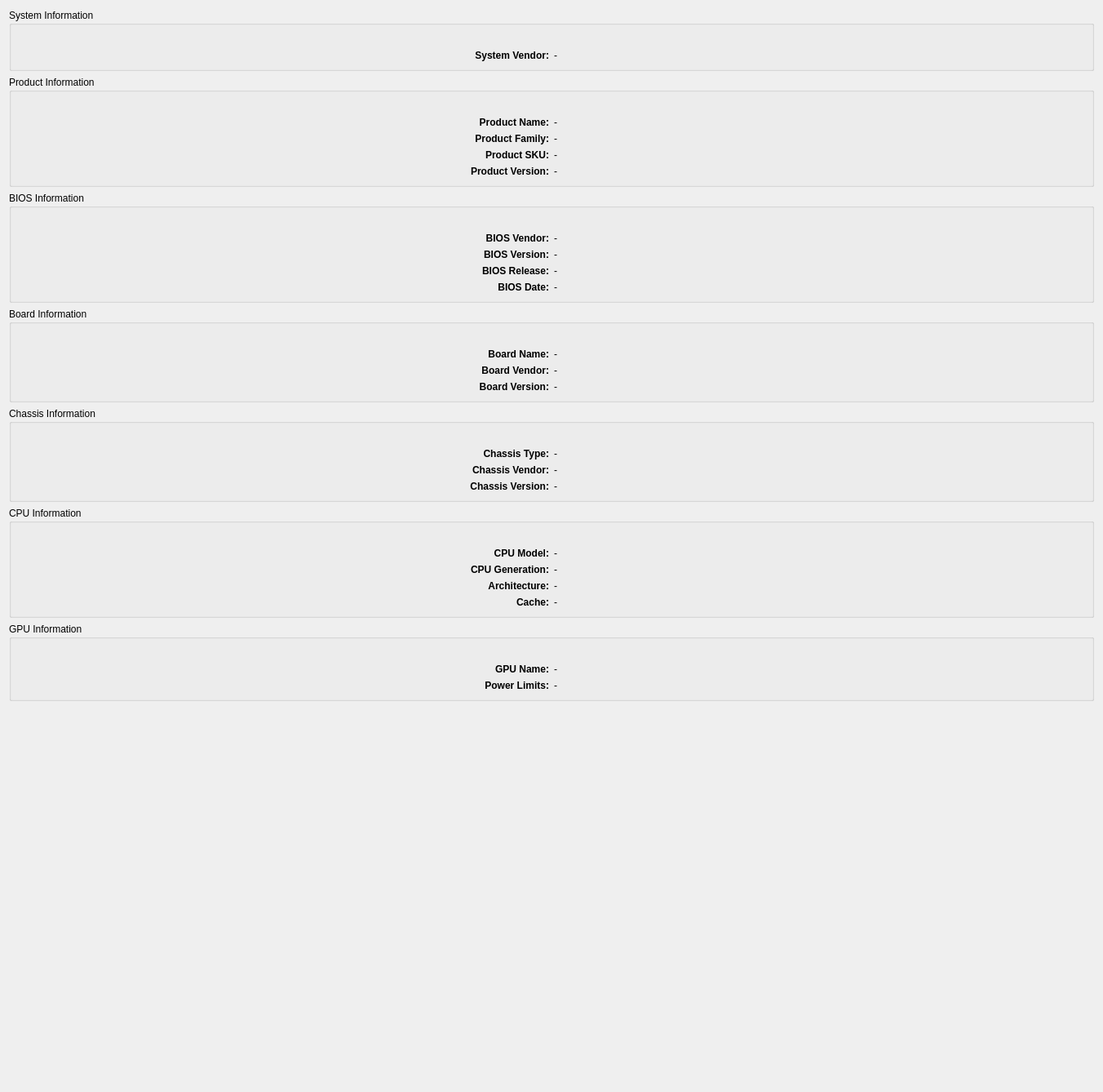
<?xml version="1.0" encoding="UTF-8"?>
<ui version="4.0">
 <class>ToolBarInformationWidget</class>
 <widget class="QWidget" name="ToolBarInformationWidget">
  <property name="geometry">
   <rect>
    <x>0</x>
    <y>0</y>
    <width>1352</width>
    <height>1338</height>
   </rect>
  </property>
  <property name="windowTitle">
   <string>Machine Information</string>
  </property>
  <property name="styleSheet">
   <string notr="true"/>
  </property>
  <layout class="QVBoxLayout" name="verticalLayout_Main">
   <item>
    <layout class="QVBoxLayout" name="verticalLayout_Content">
       <item>
        <widget class="QGroupBox" name="groupBox_System">
         <property name="title">
          <string>System Information</string>
         </property>
         <layout class="QGridLayout" name="gridLayout_System">
          <property name="topMargin">
           <number>30</number>
          </property>
          <item row="0" column="0">
           <widget class="QLabel" name="label_SysVendor">
            <property name="font">
             <font>
              <bold>true</bold>
             </font>
            </property>
            <property name="text">
             <string>System Vendor:</string>
            </property>
            <property name="alignment">
             <set>Qt::AlignmentFlag::AlignRight|Qt::AlignmentFlag::AlignTrailing|Qt::AlignmentFlag::AlignVCenter</set>
            </property>
           </widget>
          </item>
          <item row="0" column="1">
           <widget class="QLabel" name="label_SysVendorValue">
            <property name="text">
             <string>-</string>
            </property>
            <property name="textInteractionFlags">
             <set>Qt::TextInteractionFlag::LinksAccessibleByMouse|Qt::TextInteractionFlag::TextSelectableByMouse</set>
            </property>
           </widget>
          </item>
         </layout>
        </widget>
       </item>
       <item>
        <widget class="QGroupBox" name="groupBox_Product">
         <property name="title">
          <string>Product Information</string>
         </property>
         <layout class="QGridLayout" name="gridLayout_Product">
          <property name="topMargin">
           <number>30</number>
          </property>
          <item row="0" column="0">
           <widget class="QLabel" name="label_ProductName">
            <property name="font">
             <font>
              <bold>true</bold>
             </font>
            </property>
            <property name="text">
             <string>Product Name:</string>
            </property>
            <property name="alignment">
             <set>Qt::AlignmentFlag::AlignRight|Qt::AlignmentFlag::AlignTrailing|Qt::AlignmentFlag::AlignVCenter</set>
            </property>
           </widget>
          </item>
          <item row="0" column="1">
           <widget class="QLabel" name="label_ProductNameValue">
            <property name="text">
             <string>-</string>
            </property>
            <property name="textInteractionFlags">
             <set>Qt::TextInteractionFlag::LinksAccessibleByMouse|Qt::TextInteractionFlag::TextSelectableByMouse</set>
            </property>
           </widget>
          </item>
          <item row="1" column="0">
           <widget class="QLabel" name="label_ProductFamily">
            <property name="font">
             <font>
              <bold>true</bold>
             </font>
            </property>
            <property name="text">
             <string>Product Family:</string>
            </property>
            <property name="alignment">
             <set>Qt::AlignmentFlag::AlignRight|Qt::AlignmentFlag::AlignTrailing|Qt::AlignmentFlag::AlignVCenter</set>
            </property>
           </widget>
          </item>
          <item row="1" column="1">
           <widget class="QLabel" name="label_ProductFamilyValue">
            <property name="text">
             <string>-</string>
            </property>
            <property name="textInteractionFlags">
             <set>Qt::TextInteractionFlag::LinksAccessibleByMouse|Qt::TextInteractionFlag::TextSelectableByMouse</set>
            </property>
           </widget>
          </item>
          <item row="2" column="0">
           <widget class="QLabel" name="label_ProductSku">
            <property name="font">
             <font>
              <bold>true</bold>
             </font>
            </property>
            <property name="text">
             <string>Product SKU:</string>
            </property>
            <property name="alignment">
             <set>Qt::AlignmentFlag::AlignRight|Qt::AlignmentFlag::AlignTrailing|Qt::AlignmentFlag::AlignVCenter</set>
            </property>
           </widget>
          </item>
          <item row="2" column="1">
           <widget class="QLabel" name="label_ProductSkuValue">
            <property name="text">
             <string>-</string>
            </property>
            <property name="textInteractionFlags">
             <set>Qt::TextInteractionFlag::LinksAccessibleByMouse|Qt::TextInteractionFlag::TextSelectableByMouse</set>
            </property>
           </widget>
          </item>
          <item row="3" column="0">
           <widget class="QLabel" name="label_ProductVersion">
            <property name="font">
             <font>
              <bold>true</bold>
             </font>
            </property>
            <property name="text">
             <string>Product Version:</string>
            </property>
            <property name="alignment">
             <set>Qt::AlignmentFlag::AlignRight|Qt::AlignmentFlag::AlignTrailing|Qt::AlignmentFlag::AlignVCenter</set>
            </property>
           </widget>
          </item>
          <item row="3" column="1">
           <widget class="QLabel" name="label_ProductVersionValue">
            <property name="text">
             <string>-</string>
            </property>
            <property name="textInteractionFlags">
             <set>Qt::TextInteractionFlag::LinksAccessibleByMouse|Qt::TextInteractionFlag::TextSelectableByMouse</set>
            </property>
           </widget>
          </item>
         </layout>
        </widget>
       </item>
       <item>
        <widget class="QGroupBox" name="groupBox_BIOS">
         <property name="title">
          <string>BIOS Information</string>
         </property>
         <layout class="QGridLayout" name="gridLayout_BIOS">
          <property name="topMargin">
           <number>30</number>
          </property>
          <item row="0" column="0">
           <widget class="QLabel" name="label_BiosVendor">
            <property name="font">
             <font>
              <bold>true</bold>
             </font>
            </property>
            <property name="text">
             <string>BIOS Vendor:</string>
            </property>
            <property name="alignment">
             <set>Qt::AlignmentFlag::AlignRight|Qt::AlignmentFlag::AlignTrailing|Qt::AlignmentFlag::AlignVCenter</set>
            </property>
           </widget>
          </item>
          <item row="0" column="1">
           <widget class="QLabel" name="label_BiosVendorValue">
            <property name="text">
             <string>-</string>
            </property>
            <property name="textInteractionFlags">
             <set>Qt::TextInteractionFlag::LinksAccessibleByMouse|Qt::TextInteractionFlag::TextSelectableByMouse</set>
            </property>
           </widget>
          </item>
          <item row="1" column="0">
           <widget class="QLabel" name="label_BiosVersion">
            <property name="font">
             <font>
              <bold>true</bold>
             </font>
            </property>
            <property name="text">
             <string>BIOS Version:</string>
            </property>
            <property name="alignment">
             <set>Qt::AlignmentFlag::AlignRight|Qt::AlignmentFlag::AlignTrailing|Qt::AlignmentFlag::AlignVCenter</set>
            </property>
           </widget>
          </item>
          <item row="1" column="1">
           <widget class="QLabel" name="label_BiosVersionValue">
            <property name="text">
             <string>-</string>
            </property>
            <property name="textInteractionFlags">
             <set>Qt::TextInteractionFlag::LinksAccessibleByMouse|Qt::TextInteractionFlag::TextSelectableByMouse</set>
            </property>
           </widget>
          </item>
          <item row="2" column="0">
           <widget class="QLabel" name="label_BiosRelease">
            <property name="font">
             <font>
              <bold>true</bold>
             </font>
            </property>
            <property name="text">
             <string>BIOS Release:</string>
            </property>
            <property name="alignment">
             <set>Qt::AlignmentFlag::AlignRight|Qt::AlignmentFlag::AlignTrailing|Qt::AlignmentFlag::AlignVCenter</set>
            </property>
           </widget>
          </item>
          <item row="2" column="1">
           <widget class="QLabel" name="label_BiosReleaseValue">
            <property name="text">
             <string>-</string>
            </property>
            <property name="textInteractionFlags">
             <set>Qt::TextInteractionFlag::LinksAccessibleByMouse|Qt::TextInteractionFlag::TextSelectableByMouse</set>
            </property>
           </widget>
          </item>
          <item row="3" column="0">
           <widget class="QLabel" name="label_BiosDate">
            <property name="font">
             <font>
              <bold>true</bold>
             </font>
            </property>
            <property name="text">
             <string>BIOS Date:</string>
            </property>
            <property name="alignment">
             <set>Qt::AlignmentFlag::AlignRight|Qt::AlignmentFlag::AlignTrailing|Qt::AlignmentFlag::AlignVCenter</set>
            </property>
           </widget>
          </item>
          <item row="3" column="1">
           <widget class="QLabel" name="label_BiosDateValue">
            <property name="text">
             <string>-</string>
            </property>
            <property name="textInteractionFlags">
             <set>Qt::TextInteractionFlag::LinksAccessibleByMouse|Qt::TextInteractionFlag::TextSelectableByMouse</set>
            </property>
           </widget>
          </item>
         </layout>
        </widget>
       </item>
       <item>
        <widget class="QGroupBox" name="groupBox_Board">
         <property name="title">
          <string>Board Information</string>
         </property>
         <layout class="QGridLayout" name="gridLayout_Board">
          <property name="topMargin">
           <number>30</number>
          </property>
          <item row="0" column="0">
           <widget class="QLabel" name="label_BoardName">
            <property name="font">
             <font>
              <bold>true</bold>
             </font>
            </property>
            <property name="text">
             <string>Board Name:</string>
            </property>
            <property name="alignment">
             <set>Qt::AlignmentFlag::AlignRight|Qt::AlignmentFlag::AlignTrailing|Qt::AlignmentFlag::AlignVCenter</set>
            </property>
           </widget>
          </item>
          <item row="0" column="1">
           <widget class="QLabel" name="label_BoardNameValue">
            <property name="text">
             <string>-</string>
            </property>
            <property name="textInteractionFlags">
             <set>Qt::TextInteractionFlag::LinksAccessibleByMouse|Qt::TextInteractionFlag::TextSelectableByMouse</set>
            </property>
           </widget>
          </item>
          <item row="1" column="0">
           <widget class="QLabel" name="label_BoardVendor">
            <property name="font">
             <font>
              <bold>true</bold>
             </font>
            </property>
            <property name="text">
             <string>Board Vendor:</string>
            </property>
            <property name="alignment">
             <set>Qt::AlignmentFlag::AlignRight|Qt::AlignmentFlag::AlignTrailing|Qt::AlignmentFlag::AlignVCenter</set>
            </property>
           </widget>
          </item>
          <item row="1" column="1">
           <widget class="QLabel" name="label_BoardVendorValue">
            <property name="text">
             <string>-</string>
            </property>
            <property name="textInteractionFlags">
             <set>Qt::TextInteractionFlag::LinksAccessibleByMouse|Qt::TextInteractionFlag::TextSelectableByMouse</set>
            </property>
           </widget>
          </item>
          <item row="2" column="0">
           <widget class="QLabel" name="label_BoardVersion">
            <property name="font">
             <font>
              <bold>true</bold>
             </font>
            </property>
            <property name="text">
             <string>Board Version:</string>
            </property>
            <property name="alignment">
             <set>Qt::AlignmentFlag::AlignRight|Qt::AlignmentFlag::AlignTrailing|Qt::AlignmentFlag::AlignVCenter</set>
            </property>
           </widget>
          </item>
          <item row="2" column="1">
           <widget class="QLabel" name="label_BoardVersionValue">
            <property name="text">
             <string>-</string>
            </property>
            <property name="textInteractionFlags">
             <set>Qt::TextInteractionFlag::LinksAccessibleByMouse|Qt::TextInteractionFlag::TextSelectableByMouse</set>
            </property>
           </widget>
          </item>
         </layout>
        </widget>
       </item>
       <item>
        <widget class="QGroupBox" name="groupBox_Chassis">
         <property name="title">
          <string>Chassis Information</string>
         </property>
         <layout class="QGridLayout" name="gridLayout_Chassis">
          <property name="topMargin">
           <number>30</number>
          </property>
          <item row="0" column="0">
           <widget class="QLabel" name="label_ChassisType">
            <property name="font">
             <font>
              <bold>true</bold>
             </font>
            </property>
            <property name="text">
             <string>Chassis Type:</string>
            </property>
            <property name="alignment">
             <set>Qt::AlignmentFlag::AlignRight|Qt::AlignmentFlag::AlignTrailing|Qt::AlignmentFlag::AlignVCenter</set>
            </property>
           </widget>
          </item>
          <item row="0" column="1">
           <widget class="QLabel" name="label_ChassisTypeValue">
            <property name="text">
             <string>-</string>
            </property>
            <property name="textInteractionFlags">
             <set>Qt::TextInteractionFlag::LinksAccessibleByMouse|Qt::TextInteractionFlag::TextSelectableByMouse</set>
            </property>
           </widget>
          </item>
          <item row="1" column="0">
           <widget class="QLabel" name="label_ChassisVendor">
            <property name="font">
             <font>
              <bold>true</bold>
             </font>
            </property>
            <property name="text">
             <string>Chassis Vendor:</string>
            </property>
            <property name="alignment">
             <set>Qt::AlignmentFlag::AlignRight|Qt::AlignmentFlag::AlignTrailing|Qt::AlignmentFlag::AlignVCenter</set>
            </property>
           </widget>
          </item>
          <item row="1" column="1">
           <widget class="QLabel" name="label_ChassisVendorValue">
            <property name="text">
             <string>-</string>
            </property>
            <property name="textInteractionFlags">
             <set>Qt::TextInteractionFlag::LinksAccessibleByMouse|Qt::TextInteractionFlag::TextSelectableByMouse</set>
            </property>
           </widget>
          </item>
          <item row="2" column="0">
           <widget class="QLabel" name="label_ChassisVersion">
            <property name="font">
             <font>
              <bold>true</bold>
             </font>
            </property>
            <property name="text">
             <string>Chassis Version:</string>
            </property>
            <property name="alignment">
             <set>Qt::AlignmentFlag::AlignRight|Qt::AlignmentFlag::AlignTrailing|Qt::AlignmentFlag::AlignVCenter</set>
            </property>
           </widget>
          </item>
          <item row="2" column="1">
           <widget class="QLabel" name="label_ChassisVersionValue">
            <property name="text">
             <string>-</string>
            </property>
            <property name="textInteractionFlags">
             <set>Qt::TextInteractionFlag::LinksAccessibleByMouse|Qt::TextInteractionFlag::TextSelectableByMouse</set>
            </property>
           </widget>
          </item>
         </layout>
        </widget>
       </item>
       <item>
        <widget class="QGroupBox" name="groupBox_CPU">
         <property name="title">
          <string>CPU Information</string>
         </property>
         <layout class="QGridLayout" name="gridLayout_CPU">
          <property name="topMargin">
           <number>30</number>
          </property>
          <item row="0" column="0">
           <widget class="QLabel" name="label_CPUModel">
            <property name="font">
             <font>
              <bold>true</bold>
             </font>
            </property>
            <property name="text">
             <string>CPU Model:</string>
            </property>
            <property name="alignment">
             <set>Qt::AlignmentFlag::AlignRight|Qt::AlignmentFlag::AlignTrailing|Qt::AlignmentFlag::AlignVCenter</set>
            </property>
           </widget>
          </item>
          <item row="0" column="1">
           <widget class="QLabel" name="label_CPUModelValue">
            <property name="text">
             <string>-</string>
            </property>
            <property name="textInteractionFlags">
             <set>Qt::TextInteractionFlag::LinksAccessibleByMouse|Qt::TextInteractionFlag::TextSelectableByMouse</set>
            </property>
           </widget>
          </item>
          <item row="1" column="0">
           <widget class="QLabel" name="label_CPUGeneration">
            <property name="font">
             <font>
              <bold>true</bold>
             </font>
            </property>
            <property name="text">
             <string>CPU Generation:</string>
            </property>
            <property name="alignment">
             <set>Qt::AlignmentFlag::AlignRight|Qt::AlignmentFlag::AlignTrailing|Qt::AlignmentFlag::AlignVCenter</set>
            </property>
           </widget>
          </item>
          <item row="1" column="1">
           <widget class="QLabel" name="label_CPUGenerationValue">
            <property name="text">
             <string>-</string>
            </property>
            <property name="textInteractionFlags">
             <set>Qt::TextInteractionFlag::LinksAccessibleByMouse|Qt::TextInteractionFlag::TextSelectableByMouse</set>
            </property>
           </widget>
          </item>
          <item row="2" column="0">
           <widget class="QLabel" name="label_CPUArchitecture">
            <property name="font">
             <font>
              <bold>true</bold>
             </font>
            </property>
            <property name="text">
             <string>Architecture:</string>
            </property>
            <property name="alignment">
             <set>Qt::AlignmentFlag::AlignRight|Qt::AlignmentFlag::AlignTrailing|Qt::AlignmentFlag::AlignVCenter</set>
            </property>
           </widget>
          </item>
          <item row="2" column="1">
           <widget class="QLabel" name="label_CPUArchitectureValue">
            <property name="text">
             <string>-</string>
            </property>
            <property name="textInteractionFlags">
             <set>Qt::TextInteractionFlag::LinksAccessibleByMouse|Qt::TextInteractionFlag::TextSelectableByMouse</set>
            </property>
           </widget>
          </item>
          <item row="3" column="0">
           <widget class="QLabel" name="label_CPUCache">
            <property name="font">
             <font>
              <bold>true</bold>
             </font>
            </property>
            <property name="text">
             <string>Cache:</string>
            </property>
            <property name="alignment">
             <set>Qt::AlignmentFlag::AlignRight|Qt::AlignmentFlag::AlignTrailing|Qt::AlignmentFlag::AlignVCenter</set>
            </property>
           </widget>
          </item>
          <item row="3" column="1">
           <widget class="QLabel" name="label_CPUCacheValue">
            <property name="text">
             <string>-</string>
            </property>
            <property name="textInteractionFlags">
             <set>Qt::TextInteractionFlag::LinksAccessibleByMouse|Qt::TextInteractionFlag::TextSelectableByMouse</set>
            </property>
           </widget>
          </item>
         </layout>
        </widget>
       </item>
       <item>
        <widget class="QGroupBox" name="groupBox_GPU">
         <property name="title">
          <string>GPU Information</string>
         </property>
         <layout class="QGridLayout" name="gridLayout_GPU">
          <property name="topMargin">
           <number>30</number>
          </property>
          <item row="0" column="0">
           <widget class="QLabel" name="label_GPUName">
            <property name="font">
             <font>
              <bold>true</bold>
             </font>
            </property>
            <property name="text">
             <string>GPU Name:</string>
            </property>
            <property name="alignment">
             <set>Qt::AlignmentFlag::AlignRight|Qt::AlignmentFlag::AlignTrailing|Qt::AlignmentFlag::AlignVCenter</set>
            </property>
           </widget>
          </item>
          <item row="0" column="1">
           <widget class="QLabel" name="label_GPUNameValue">
            <property name="text">
             <string>-</string>
            </property>
            <property name="textInteractionFlags">
             <set>Qt::TextInteractionFlag::LinksAccessibleByMouse|Qt::TextInteractionFlag::TextSelectableByMouse</set>
            </property>
           </widget>
          </item>
          <item row="1" column="0">
           <widget class="QLabel" name="label_GPUPowerLimit">
            <property name="font">
             <font>
              <bold>true</bold>
             </font>
            </property>
            <property name="text">
             <string>Power Limits:</string>
            </property>
            <property name="alignment">
             <set>Qt::AlignmentFlag::AlignRight|Qt::AlignmentFlag::AlignTrailing|Qt::AlignmentFlag::AlignVCenter</set>
            </property>
           </widget>
          </item>
          <item row="1" column="1">
           <widget class="QLabel" name="label_GPUPowerLimitValue">
            <property name="text">
             <string>-</string>
            </property>
            <property name="textInteractionFlags">
             <set>Qt::TextInteractionFlag::LinksAccessibleByMouse|Qt::TextInteractionFlag::TextSelectableByMouse</set>
            </property>
           </widget>
          </item>
         </layout>
        </widget>
       </item>
       <item>
        <spacer name="verticalSpacer">
         <property name="orientation">
          <enum>Qt::Orientation::Vertical</enum>
         </property>
         <property name="sizeHint" stdset="0">
          <size>
           <width>20</width>
           <height>40</height>
          </size>
         </property>
        </spacer>
       </item>
      </layout>
   </item>
  </layout>
 </widget>
 <resources/>
 <connections/>
</ui>
